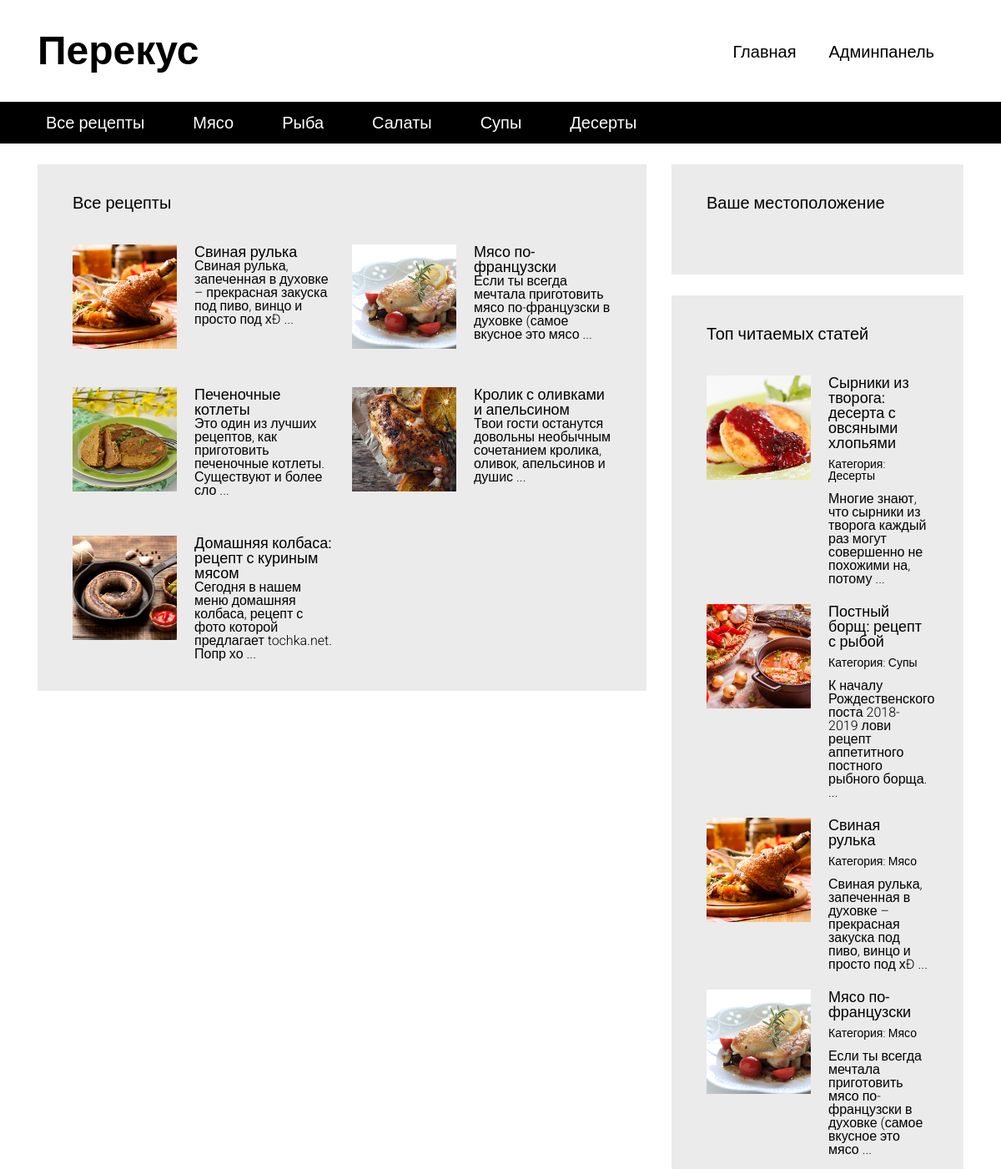
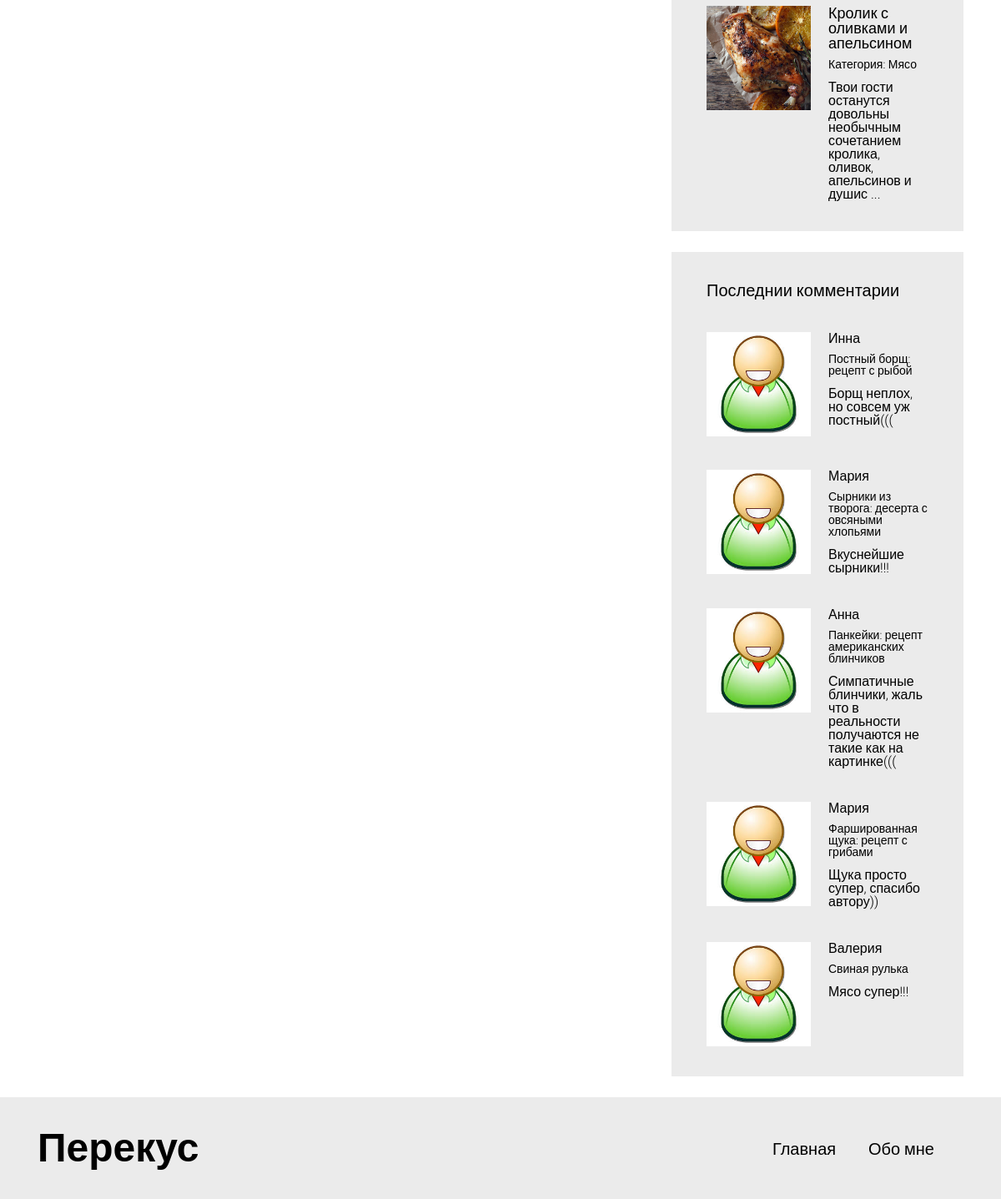
/recipes/1, run on the app's committed database (2 pictures, top to bottom).
### tables this page shows
CREATE TABLE `blog_tittle` (
  `id` int(10) NOT NULL,
  `tittle` varchar(64) NOT NULL
);

CREATE TABLE `categories` (
  `id` int(10) NOT NULL,
  `name_cat` varchar(64) NOT NULL
);

CREATE TABLE `articles` (
  `id` int(11) NOT NULL,
  `tittle` varchar(64) NOT NULL,
  `content` text NOT NULL,
  `author` varchar(64) NOT NULL,
  `date` datetime NOT NULL DEFAULT CURRENT_TIMESTAMP,
  `image` varchar(64) NOT NULL DEFAULT '/template/media/images/',
  `views` int(11) NOT NULL DEFAULT '1',
  `cat_id` int(11) NOT NULL
);

CREATE TABLE `comments` (
  `id` int(11) NOT NULL,
  `comment` text NOT NULL,
  `author` varchar(64) NOT NULL,
  `date` timestamp NOT NULL DEFAULT CURRENT_TIMESTAMP,
  `art_id` int(11) NOT NULL
);

### config/Routes.php (called while the page is built)
<?php
return array(
    'recipes/one/([0-9]+)' => 'recipes/oneart/$1',
    'recipes/([0-9]+)' => 'recipes/recipes/$1',
    'recipes' => 'recipes/all',
    'admin/registration' => 'admin/registration',
    'admin/articles/([0-9]+)' => 'admin/artdelete/$1',
    'admin/addedarticles' => 'admin/addart',
    'admin/addart' => 'admin/addart',
    'admin/edit/([0-9]+)' => 'admin/editart/$1',
    'admin/articles' => 'admin/articles',
    'admin/category/([0-9]+)' => 'admin/catdelete/$1',
    'admin/addcat' => 'admin/addcat',
    'admin/category' => 'admin/category',
    'admin/update/([0-9]+)' => 'admin/update/$1',
    'admin' => 'admin/admin',
    'exit' => 'admin/destroy',
    '' => 'main/index',
);

### controllers/RecipesController.php (called while the page is built, shortened)
<?php
require_once ROOT . '/models/Recipes.php';
require_once ROOT . '/models/Comment.php';
class RecipesController
{
   function actionRecipes($id_cat)
   {
      include ROOT . '/views/layout/header.php';
      $resById = Recipes::getRecipesByIdCat($id_cat);
      include ROOT . '/views/recipesAll/recipesById.php';
      include ROOT . '/views/layout/footer.php';
   }
}

### index.php (called while the page is built, shortened)
<?php
require_once(ROOT . '/components/Route.php');
$callRoute = new Route();
$callRoute->run();

### models/WorkFromLayout.php (called while the page is built, shortened)
<?php
class WorkWithLayout
{
   public static function getAllCategories()
   {
      $db = ConnectionDB::getConnection();
      $sql = "SELECT * FROM `categories`";
      $stmt = $db->query($sql);
      $name_cat = $stmt->fetchAll(PDO::FETCH_ASSOC);
      return $name_cat;
   }
   public static function getNameBlog()
   {
      $db = ConnectionDB::getConnection();
      $sql = "SELECT `tittle` FROM `blog_tittle`";
      $stmt = $db->query($sql);
      $tittleBlog = $stmt->fetch(PDO::FETCH_ASSOC);
      return $tittleBlog;
   }
   public static function getFiveTopViewArt()
   {
      $db = ConnectionDB::getConnection();
      $sql = "SELECT * FROM `articles` "
          . "ORDER BY `views` DESC LIMIT 5";
      $stmt = $db->query($sql);
      $result = $stmt->fetchAll(PDO::FETCH_ASSOC);
      return $result;
   }
}

### models/Recipes.php (called while the page is built, shortened)
<?php
class Recipes
{
   public static function getAllRecipes()
   {
      $db = ConnectionDB::getConnection();
      $sql = "SELECT * FROM `articles` ORDER BY `date` DESC ";
      $stmt = $db->query($sql);
      $recipes = $stmt->fetchAll(PDO::FETCH_ASSOC);
      return $recipes;
   }
   public static function getRecipesByIdCat($id_cat)
   {
      $db = ConnectionDB::getConnection();
      $sql = "SELECT * FROM `articles` WHERE `cat_id` = :id";
      $result = $db->prepare($sql);
      $result->bindParam(":id", $id_cat, PDO::PARAM_INT);
      $result->execute();
      return $result->fetchAll(PDO::FETCH_ASSOC);
   }
}

### models/Comment.php (called while the page is built, shortened)
<?php
class Comment
{
   public static function getFiveTopComments()
   {
      $db = ConnectionDB::getConnection();
      $sql = "SELECT * FROM `comments` ORDER BY `date` DESC LIMIT 5";
      $result = $db->query($sql);
      $result = $result->fetchAll(PDO::FETCH_ASSOC);
      return $result;
   }
}

### views/recipesAll/recipesById.php (the view)
<div id="content">
    <div class="container">
        <div class="row">
            <section class="content__left col-md-8">
                <div class="block">
                    <h3>Все рецепты</h3>
                    <div class="block__content">
                        <div class="articles articles__horizontal">
                           <?php
                           foreach ($resById as $recipes):
                              ?>
                               <article class="article">
                                   <div class="article__image"
                                        style="background-image: url(<?php echo $recipes['image'] . $recipes['id'] . '.jpg'; ?>)"></div>
                                   <div class="article__info">
                                       <a href="one/<?= $recipes['id'];?>"><?= $recipes['tittle'];?></a>
                                       <div class="article__info__preview">
                                          <?php echo substr($recipes['content'], 0, 160) . ' ... '; ?>
                                       </div>
                                   </div>
                               </article>
                           <?php
                           endforeach;
                           ?>
                        </div>
                    </div>
                </div>
            </section>
            <section class="content__right col-md-4">

### components/Route.php (shortened to what this page needs)
<?php
class Route
{
   private $routes = [];
   function __construct()
   {
      $RoutesPath = ROOT . ('/config/Routes.php');
      $this->routes = include "$RoutesPath";
   }
   private function getUri()
   {
      if (!empty($_SERVER['REQUEST_URI'])) {
         return trim($_SERVER['REQUEST_URI']);
      }
   }
   public function run()
   {
      $uri = $this->getUri();
      foreach ($this->routes as $uriPattern => $path) {
         if (preg_match("#^/$uriPattern$#", $uri)) {
            $uriElement = preg_replace("#$uriPattern#", $path, $uri);
            $uriElement = trim($uriElement, '/');
            $elemConroller = explode('/', $uriElement);
            $nameController = ucfirst(array_shift($elemConroller)) . 'Controller';
            $nameAction = 'action' . ucfirst(array_shift($elemConroller));
            $controllerFilePath = ROOT . "/controllers/" . $nameController . '.php';
            if (file_exists($controllerFilePath)) {
               $objectController = new $nameController;
               $parametrs = $elemConroller;
               $result = call_user_func_array(array($objectController, $nameAction), $parametrs);
               break;
            }
         }
      }
   }
}

### views/layout/header.php (shortened to what this page needs)
<?php
require_once ROOT . '/models/WorkFromLayout.php';
require_once ROOT . '/models/Comment.php';
require_once ROOT . '/models/Recipes.php';
$name_cat = WorkWithLayout::getAllCategories();
$titleBlog = WorkWithLayout::getNameBlog();
$topArt = WorkWithLayout::getFiveTopViewArt();
$topComments = Comment::getFiveTopComments();
$allrecipes = Recipes::getAllRecipes();
?>
<!DOCTYPE html>
<html lang="en">
<head>
    <link rel="stylesheet" type="text/css" href="/template/media/assets/bootstrap-grid-only/css/grid12.css">
    <link rel="stylesheet" type="text/css" href="/template/media/css/style.css">
</head>
<body>
<div id="wrapper">
    <header id="header">
        <div class="header__top">
            <div class="container">
                <div class="header__top__logo">
                    <h1><?php echo $titleBlog['tittle']; ?></h1>
                </div>
                <nav class="header__top__menu">
                    <ul>
                        <li><a href="/">Главная</a></li>
                        <li><a href="/admin/registration">Админпанель</a></li>
                    </ul>
                </nav>
            </div>
        </div>
        <div class="header__bottom">
            <div class="container">
                <nav>
                    <ul>
                        <li><a href="/recipes">Все рецепты</a></li>
                       <?php
                       foreach ($name_cat as $category_name):
                          ?>
                           <li><a href="/recipes/<?= $category_name['id']; ?>"><?= $category_name['name_cat']; ?></a>
                           </li>
                       <?php
                       endforeach;
                       ?>
                    </ul>
                </nav>
            </div>
        </div>
    </header>

### views/layout/footer.php (shortened to what this page needs)
    <div class="block">
        <h3>Ваше местоположение</h3>
        <div class="block__content">
        </div>
    </div>
    <div class="block">
        <h3>Топ читаемых статей</h3>
        <div class="block__content">
            <div class="articles articles__vertical">
               <?php
               foreach ($topArt as $art):
                  ?>
                   <article class="article">
                       <div class="article__image"
                            style="background-image: url(<?php echo $art['image'] . $art['id'] . '.jpg'; ?>);">
                       </div>
                       <div class="article__info">
                           <a href="/recipes/one/<?= $art['id']; ?>"><?= $art['tittle']; ?></a>
                           <div class="article__info__meta">
                              <?php
                              foreach ($name_cat as $cat) {
                                 if ($cat['id'] == $art['cat_id']) {
                                    ?>
                                     <small>Категория:
                                         <a href="/recipes/<?= $cat['id']; ?>">
                                            <?php echo $cat['name_cat']; ?>
                                         </a>
                                     </small>
                                    <?php
                                    break;
                                 }
                              }
                              ?>
                           </div>
                           <div class="article__info__preview">
                              <?php echo substr($art['content'], 0, 160) . ' ... '; ?>
                           </div>
                       </div>
                   </article>
               <?php
               endforeach;
               ?>
            </div>
        </div>
    </div>
    <div class="block">
        <h3>Последнии комментарии</h3>
       <?php
       foreach ($topComments as $comment):
          ?>
           <div class="block__content">
               <div class="articles articles__vertical">
                   <article class="article">
                       <div class="article__image"
                            style="background-image: url(/template/media/images/user.jpg);"></div>
                       <div class="article__info">
                          <?= $comment['author']; ?>
                           <div class="article__info__meta">
                               <small>
                                  <?php
                                  foreach ($allrecipes as $recipe):
                                     if ($recipe['id'] == $comment['art_id']):
                                        ?>
                                         <a href="/recipes/one/<?= $recipe['id']; ?>">
                                            <?= $recipe['tittle']; ?>
                                         </a>
                                     <?php
                                     endif;
                                  endforeach;
                                  ?>
                               </small>
                           </div>
                           <div class="article__info__preview">
                              <?= $comment['comment']; ?>
                           </div>
                       </div>
                   </article>
               </div>
           </div>
       <?php
       endforeach;
       ?>
    </div>
</div>
</div>
</div>
<footer id="footer">
    <div class="container">
        <div class="footer__logo">
            <h1><?php echo $titleBlog['tittle']; ?></h1>
        </div>
        <nav class="footer__menu">
            <ul>
                <li><a href="/">Главная</a></li>
                <li><a href="#">Обо мне</a></li>
            </ul>
        </nav>
    </div>
</footer>
</div>
</body>
</html>

### template/media/css/style.css (style rules this page uses)
html, body, div, span, applet, object, iframe, h1, h2, h3, h4, h5, h6, p, blockquote, pre, a, abbr, acronym, address, big, cite, code, del, dfn, em, img, ins, kbd, q, s, samp, small, strike, strong, sub, sup, tt, var, b, u, i, center, dl, dt, dd, ol, ul, li, fieldset, form, label, legend, table, caption, tbody, tfoot, thead, tr, th, td, article, aside, canvas, details, embed, figure, figcaption, footer, header, hgroup, menu, nav, output, ruby, section, summary, time, mark, audio, video { margin: 0; padding: 0; border: 0; font-size: 100%; font: inherit; vertical-align: baseline; }
article, aside, details, figcaption, figure, footer, header, hgroup, menu, nav, section { display: block; }
body { line-height: 1; }
ol, ul { list-style: none; }
h1 { font-size: 48px; font-weight: bold; }
h3 { font-size: 20px; font-weight: bold; }
body { font-family: 'Roboto', sans-serif; }
#header { margin-bottom: 25px; }
#header .header__top { padding: 37px 0; }
#header .header__top .header__top__logo { float: left; }
#header .header__top .header__top__menu { padding-top: 15px; text-align: right; }
#header .header__top .header__top__menu ul > li { display: inline-block; margin-right: 35px; }
#header .header__top .header__top__menu ul > li > a { font-size: 20px; text-decoration: none; color: black; }
#header .header__bottom { height: 50px; background-color: black; line-height: 50px; }
#header .header__bottom nav ul > li { display: inline-block; margin-right: 34px; }
#header .header__bottom nav ul > li > a { color: white; font-size: 20px; text-decoration: none; padding: 3px 10px; }
.block { background-color: #ebebeb; padding: 36px 42px; margin-bottom: 25px; }
.block > h3 { font-weight: normal; }
.block .block__content { padding-top: 40px; }
.articles.articles__horizontal { font-size: 0; margin: -12px; }
.articles.articles__horizontal .article { margin-bottom: 22px; display: inline-block; vertical-align: top; width: 50%; font-size: 16px; padding: 12px; }
.articles.articles__vertical .article { margin-bottom: 22px; }
.articles .article:last-child { margin-bottom: 0; }
.articles .article:after { visibility: hidden; display: block; font-size: 0; content: " "; clear: both; height: 0; }
.articles .article .article__image { width: 125px; height: 125px; overflow: hidden; background-color: black; float: left; background-repeat: no-repeat; background-size: cover; background-position: center center; }
.articles .article .article__info { margin-left: 125px; padding-left: 21px; }
.articles .article .article__info > a { color: black; font-size: 18px; font-weight: normal; text-decoration: none; }
.articles .article .article__info > .article__info__meta { font-size: 14px; font-weight: 300; margin-top: 9px; margin-bottom: 13px; }
.articles .article .article__info > .article__info__meta a { color: black; text-decoration: none; }
.articles .article .article__info > .article__info__preview { font-size: 16px; font-weight: 300; }
#footer { background-color: #ebebeb; padding: 37px 0; }
#footer .footer__logo { float: left; }
#footer .footer__menu { padding-top: 15px; text-align: right; }
#footer .footer__menu ul > li { display: inline-block; margin-right: 35px; }
#footer .footer__menu ul > li > a { font-size: 20px; text-decoration: none; color: black; font-weight: 300; }

### data on the page
blog_tittle: tittle "Перекус"
categories: name_cat "Мясо"
categories: name_cat "Рыба"
categories: name_cat "Салаты"
categories: name_cat "Супы"
categories: name_cat "Десерты"
articles: image (picture), tittle "Свиная рулька", content "Свиная рулька, запеченная в духовке – прекрасная закуска под пиво, винцо и просто под хÐ"
articles: image (picture), tittle "Мясо по-французски", content "Если ты всегда мечтала приготовить мясо по-французски в духовке (самое вкусное это мясо"
articles: image (picture), tittle "Печеночные котлеты", content "Это один из лучших рецептов, как приготовить печеночные котлеты. Существуют и более сло"
articles: image (picture), tittle "Кролик с оливками и апельсином", content "Твои гости останутся довольны необычным сочетанием кролика, оливок, апельсинов и душис"
articles: image (picture), tittle "Домашняя колбаса: рецепт с куриным мясом", content "Сегодня в нашем меню домашняя колбаса, рецепт с фото которой предлагает tochka.net. Попр хо"
articles: image (picture), tittle "Сырники из творога: десерта с овсяными хлопьями", content "Многие знают, что сырники из творога каждый раз могут совершенно не похожими на, потому"
articles: image (picture), tittle "Постный борщ: рецепт с рыбой", content "К началу Рождественского поста 2018-2019 лови рецепт аппетитного постного рыбного борща."
comments: author "Инна", comment "Борщ неплох, но совсем уж постный((("
comments: author "Мария", comment "Вкуснейшие сырники!!!"
comments: author "Анна", comment "Симпатичные блинчики, жаль что в реальности получаются не такие как на картинке((("
articles: tittle "Панкейки: рецепт американских блинчиков"
comments: author "Мария", comment "Щука просто супер, спасибо автору))"
articles: tittle "Фаршированная щука: рецепт с грибами"
comments: author "Валерия", comment "Мясо супер!!!"
